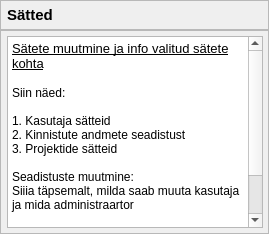
              <widget class="QWidget" name="w_HM_Satted">
               <layout class="QVBoxLayout" name="verticalLayout_60">
                <property name="spacing">
                 <number>0</number>
                </property>
                <property name="leftMargin">
                 <number>0</number>
                </property>
                <property name="topMargin">
                 <number>0</number>
                </property>
                <property name="rightMargin">
                 <number>0</number>
                </property>
                <property name="bottomMargin">
                 <number>0</number>
                </property>
                <item>
                 <widget class="QFrame" name="f_HM_Satted_Pealkiri">
                  <property name="frameShape">
                   <enum>QFrame::StyledPanel</enum>
                  </property>
                  <property name="frameShadow">
                   <enum>QFrame::Raised</enum>
                  </property>
                  <layout class="QVBoxLayout" name="verticalLayout_47">
                   <property name="spacing">
                    <number>5</number>
                   </property>
                   <property name="leftMargin">
                    <number>6</number>
                   </property>
                   <property name="topMargin">
                    <number>5</number>
                   </property>
                   <property name="rightMargin">
                    <number>5</number>
                   </property>
                   <property name="bottomMargin">
                    <number>5</number>
                   </property>
                   <item>
                    <widget class="QLabel" name="lb_HM_Satted_Pealkiri">
                     <property name="font">
                      <font>
                       <pointsize>11</pointsize>
                       <weight>75</weight>
                       <bold>true</bold>
                      </font>
                     </property>
                     <property name="text">
                      <string>Sätted</string>
                     </property>
                    </widget>
                   </item>
                  </layout>
                 </widget>
                </item>
                <item>
                 <widget class="QFrame" name="f_HM_Satted_Sisu">
                  <property name="frameShape">
                   <enum>QFrame::StyledPanel</enum>
                  </property>
                  <property name="frameShadow">
                   <enum>QFrame::Raised</enum>
                  </property>
                  <layout class="QVBoxLayout" name="verticalLayout_59">
                   <property name="spacing">
                    <number>5</number>
                   </property>
                   <property name="leftMargin">
                    <number>6</number>
                   </property>
                   <property name="topMargin">
                    <number>5</number>
                   </property>
                   <property name="rightMargin">
                    <number>5</number>
                   </property>
                   <property name="bottomMargin">
                    <number>5</number>
                   </property>
                   <item>
                    <widget class="QTextEdit" name="te_HM_Satted_Sisu">
                     <property name="readOnly">
                      <bool>true</bool>
                     </property>
                     <property name="html">
                      <string>&lt;!DOCTYPE HTML PUBLIC &quot;-//W3C//DTD HTML 4.0//EN&quot; &quot;http://www.w3.org/TR/REC-html40/strict.dtd&quot;&gt;
&lt;html&gt;&lt;head&gt;&lt;meta name=&quot;qrichtext&quot; content=&quot;1&quot; /&gt;&lt;style type=&quot;text/css&quot;&gt;
p, li { white-space: pre-wrap; }
&lt;/style&gt;&lt;/head&gt;&lt;body style=&quot; font-family:'MS Shell Dlg 2'; font-size:8.25pt; font-weight:400; font-style:normal;&quot;&gt;
&lt;p style=&quot; margin-top:0px; margin-bottom:0px; margin-left:0px; margin-right:0px; -qt-block-indent:0; text-indent:0px;&quot;&gt;&lt;span style=&quot; font-size:10pt; text-decoration: underline;&quot;&gt;Sätete muutmine ja info valitud sätete kohta&lt;/span&gt;&lt;/p&gt;
&lt;p style=&quot;-qt-paragraph-type:empty; margin-top:0px; margin-bottom:0px; margin-left:0px; margin-right:0px; -qt-block-indent:0; text-indent:0px; font-size:10pt;&quot;&gt;&lt;br /&gt;&lt;/p&gt;
&lt;p style=&quot; margin-top:0px; margin-bottom:0px; margin-left:0px; margin-right:0px; -qt-block-indent:0; text-indent:0px;&quot;&gt;&lt;span style=&quot; font-size:9pt;&quot;&gt;Siin näed:&lt;/span&gt;&lt;/p&gt;
&lt;p style=&quot;-qt-paragraph-type:empty; margin-top:0px; margin-bottom:0px; margin-left:0px; margin-right:0px; -qt-block-indent:0; text-indent:0px; font-size:9pt;&quot;&gt;&lt;br /&gt;&lt;/p&gt;
&lt;p style=&quot; margin-top:0px; margin-bottom:0px; margin-left:0px; margin-right:0px; -qt-block-indent:0; text-indent:0px;&quot;&gt;&lt;span style=&quot; font-size:9pt;&quot;&gt;1. Kasutaja sätteid&lt;/span&gt;&lt;/p&gt;
&lt;p style=&quot; margin-top:0px; margin-bottom:0px; margin-left:0px; margin-right:0px; -qt-block-indent:0; text-indent:0px;&quot;&gt;&lt;span style=&quot; font-size:9pt;&quot;&gt;2. Kinnistute andmete seadistust&lt;/span&gt;&lt;/p&gt;
&lt;p style=&quot; margin-top:0px; margin-bottom:0px; margin-left:0px; margin-right:0px; -qt-block-indent:0; text-indent:0px;&quot;&gt;&lt;span style=&quot; font-size:9pt;&quot;&gt;3. Projektide sätteid&lt;/span&gt;&lt;/p&gt;
&lt;p style=&quot;-qt-paragraph-type:empty; margin-top:0px; margin-bottom:0px; margin-left:0px; margin-right:0px; -qt-block-indent:0; text-indent:0px; font-size:9pt;&quot;&gt;&lt;br /&gt;&lt;/p&gt;
&lt;p style=&quot; margin-top:0px; margin-bottom:0px; margin-left:0px; margin-right:0px; -qt-block-indent:0; text-indent:0px;&quot;&gt;&lt;span style=&quot; font-size:9pt;&quot;&gt;Seadistuste muutmine:&lt;/span&gt;&lt;/p&gt;
&lt;p style=&quot; margin-top:0px; margin-bottom:0px; margin-left:0px; margin-right:0px; -qt-block-indent:0; text-indent:0px;&quot;&gt;&lt;span style=&quot; font-size:9pt;&quot;&gt;Siiia täpsemalt, milda saab muuta kasutaja ja mida administraartor&lt;/span&gt;&lt;/p&gt;
&lt;p style=&quot;-qt-paragraph-type:empty; margin-top:0px; margin-bottom:0px; margin-left:0px; margin-right:0px; -qt-block-indent:0; text-indent:0px; font-size:9pt;&quot;&gt;&lt;br /&gt;&lt;/p&gt;
&lt;p style=&quot;-qt-paragraph-type:empty; margin-top:0px; margin-bottom:0px; margin-left:0px; margin-right:0px; -qt-block-indent:0; text-indent:0px; font-size:9pt;&quot;&gt;&lt;br /&gt;&lt;/p&gt;
&lt;p style=&quot;-qt-paragraph-type:empty; margin-top:0px; margin-bottom:0px; margin-left:0px; margin-right:0px; -qt-block-indent:0; text-indent:0px; font-size:7.8pt;&quot;&gt;&lt;br /&gt;&lt;/p&gt;
&lt;p style=&quot; margin-top:0px; margin-bottom:0px; margin-left:0px; margin-right:0px; -qt-block-indent:0; text-indent:0px;&quot;&gt;&lt;span style=&quot; font-size:9pt;&quot;&gt;NB! Peale muudatuste salvestamist peab plugina taaskäivitama.&lt;/span&gt;&lt;/p&gt;&lt;/body&gt;&lt;/html&gt;</string>
                     </property>
                    </widget>
                   </item>
                  </layout>
                 </widget>
                </item>
               </layout>
              </widget>
